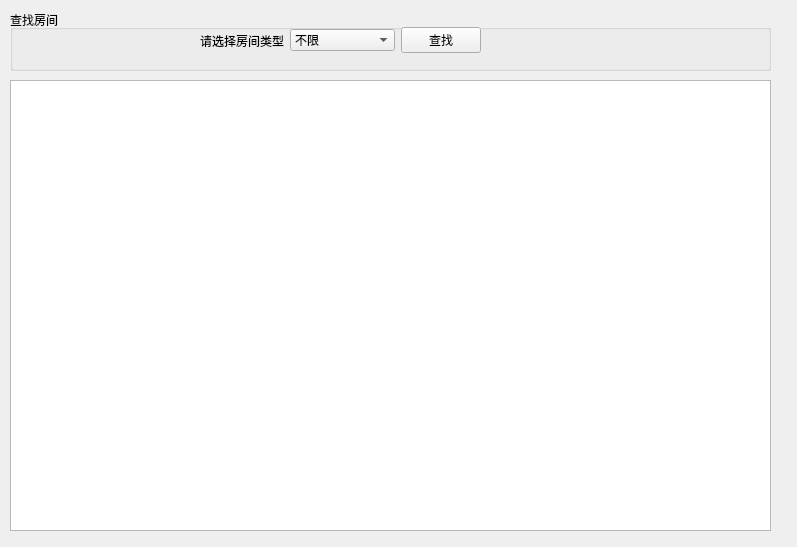
<?xml version="1.0" encoding="UTF-8"?>
<ui version="4.0">
 <class>clientPage2</class>
 <widget class="QWidget" name="clientPage2">
  <property name="geometry">
   <rect>
    <x>0</x>
    <y>0</y>
    <width>797</width>
    <height>547</height>
   </rect>
  </property>
  <property name="windowTitle">
   <string>Form</string>
  </property>
  <widget class="QTableView" name="tableView">
   <property name="geometry">
    <rect>
     <x>10</x>
     <y>80</y>
     <width>761</width>
     <height>451</height>
    </rect>
   </property>
  </widget>
  <widget class="QGroupBox" name="groupBox">
   <property name="geometry">
    <rect>
     <x>10</x>
     <y>10</y>
     <width>761</width>
     <height>61</height>
    </rect>
   </property>
   <property name="title">
    <string>查找房间</string>
   </property>
   <widget class="QWidget" name="widget" native="true">
    <property name="geometry">
     <rect>
      <x>190</x>
      <y>10</y>
      <width>281</width>
      <height>41</height>
     </rect>
    </property>
    <layout class="QHBoxLayout" name="horizontalLayout" stretch="0,3,1">
     <item>
      <widget class="QLabel" name="label">
       <property name="text">
        <string>请选择房间类型</string>
       </property>
      </widget>
     </item>
     <item>
      <widget class="QComboBox" name="comboBox">
       <item>
        <property name="text">
         <string>不限</string>
        </property>
       </item>
       <item>
        <property name="text">
         <string>单人间</string>
        </property>
       </item>
       <item>
        <property name="text">
         <string>双人房</string>
        </property>
       </item>
       <item>
        <property name="text">
         <string>家庭房</string>
        </property>
       </item>
       <item>
        <property name="text">
         <string>总统套房</string>
        </property>
       </item>
      </widget>
     </item>
     <item>
      <widget class="QPushButton" name="pushButton">
       <property name="text">
        <string>查找</string>
       </property>
      </widget>
     </item>
    </layout>
   </widget>
  </widget>
 </widget>
 <resources/>
 <connections/>
</ui>
